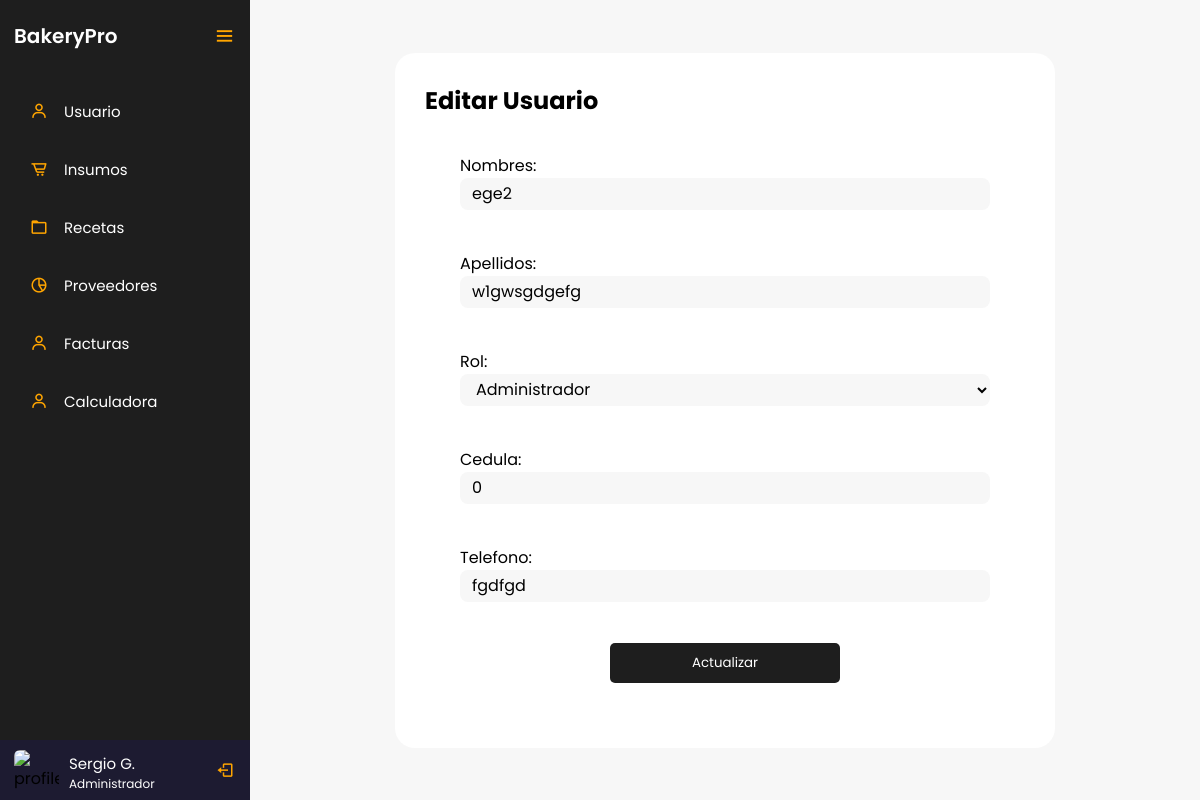
The app's page /controlador/usuarios/editar.php?id=26 (signed in) with its own data.
### tables this page shows
CREATE TABLE `tblusuario` (
  `IdUsuario` int(3) NOT NULL,
  `Nombres` varchar(20) NOT NULL,
  `Apellidos` varchar(20) NOT NULL,
  `IdRol` int(3) NOT NULL,
  `Cedula` decimal(10,0) NOT NULL,
  `Telefono` varchar(20) NOT NULL,
  `Password` varchar(10) NOT NULL
);

CREATE TABLE `tblroles` (
  `IdRol` int(3) NOT NULL,
  `Rol` varchar(20) NOT NULL
);

### controlador/usuarios/editar.php (the view, shortened to what this page needs)
<?php
    $servername = "localhost";
    $username = "root";
    $password = "";
    $dbname = "bakerypro";
    $conexion = mysqli_connect($servername, $username, $password, $dbname);
    $cedula = $_SESSION['cedula'];
    $sql = "SELECT Nombres, Apellidos, Rol FROM tblusuario INNER JOIN tblroles ON tblusuario.IdRol = tblroles.IdRol WHERE Cedula = $cedula";
    $resultado = mysqli_query($conexion, $sql);
    if (mysqli_num_rows($resultado) > 0) {
        $fila = mysqli_fetch_assoc($resultado);
        $nombre = $fila["Nombres"] . " " . $fila["Apellidos"];
        $rol = $fila["Rol"];
    } else {
        $nombre = "Nombre de usuario";
        $rol = "Rol de usuario";
    }
?>
<!DOCTYPE html>
<html lang="en">
<head>
    <link href='https://unpkg.com/boxicons@2.0.7/css/boxicons.min.css' rel='stylesheet'>
    <link rel="stylesheet" href="../../vista/style/styles.css">
</head>
    <div class="sidebar open">
        <div class="logo-details">
            <a href="../../dashboard.php" class="logo_link">
                <span class="logo_name">BakeryPro</span>
            </a>
            <i class='bx bx-menu' id="btn" ></i>
        </div>
        <ul class="nav-list">
            <li>
                <a href="../../vista/html/usuarios.php">
                    <i class='bx bx-user' ></i>
                    <span class="links_name">Usuario</span>
                </a>
            </li>
            <li>
                <a href="../../vista/html/insumos.php">
                    <i class='bx bx-cart-alt' ></i>
                    <span class="links_name">Insumos</span>
                </a>
            </li>
            <li>
                <a href="../../vista/html/vista/html/recetas.php">
                    <i class='bx bx-folder' ></i>
                    <span class="links_name">Recetas</span>
                </a>
            </li>
            <li>
                <a href="../../vista/html/proveedores.php">
                    <i class='bx bx-pie-chart-alt-2' ></i>
                    <span class="links_name">Proveedores</span>
                </a>
            </li>
            <li>
                <a href=".../../vista/html/facturas.php">
                    <i class='bx bx-user' ></i>
                    <span class="links_name">Facturas</span>
                </a>
            </li>
            <li>
                <a href="../../vista/html/calculadora.php">
                    <i class='bx bx-user' ></i>
                    <span class="links_name">Calculadora</span>
                </a>
            </li>
            <li class="profile">
                <div class="profile-details">
                    <img src="profile.jpg" alt="profileImg">
                    <div class="name_job">
                        <div class="name"><?php echo $nombre; ?></div>
                        <div class="job"><?php echo $rol; ?></div>
                    </div>
                </div>
                <a href="./controlador/login/logout.php" id="log_out">
                    <i class='bx bx-log-out'></i>
                </a>
            </li>
        </ul>
    </div>
    <section class="home-section">
        <div class="container">
            <h2>Editar Usuario</h2>
            <?php
                include '../../modelo/conexion.php';
                if (isset($_GET['id'])) {
                    $id = $_GET['id'];
                    $sql = "SELECT * FROM tblusuario INNER JOIN tblroles ON tblusuario.IdRol = tblroles.IdRol WHERE IdUsuario=$id";
                    $resultado = $conexion->query($sql);
                    if ($resultado->num_rows > 0) {
                        $fila = $resultado->fetch_assoc();
                    } else {
                        echo "<p>No se encontraron resultados para el ID proporcionado.</p>";
                        exit;
                    }
                } else {
                    echo "<p>Ingrese un ID para realizar la consulta.</p>";
                    exit;
                }
            ?>
            <form action="actualizar.php" method="post" class="form">
                <label for="nombres">Nombres:</label>
                <input type="text" name="nombres" value="<?php echo $fila['Nombres']; ?>" class="input"><br>
                <label for="apellidos">Apellidos:</label>
                <input type="text" name="apellidos" value="<?php echo $fila['Apellidos']; ?>" class="input"><br>
                <?php
                    include '../../modelo/conexion.php';
                    $sql = "SELECT * FROM tblroles";
                    $result = $conexion->query($sql);
                    echo "<label for='rol'>Rol:</label>
                    <select name='rol' id='opcion' class='input'>";
                    if ($result->num_rows > 0) {
                        while($row = $result->fetch_assoc()) {
                            echo "<option value='" . $row["IdRol"] . "' >" . $row["Rol"] . "</option>";
                        }
                    } else {
                        echo "0 results";
                    }
                    echo "</select>";
                ?>
                <br>
                <label for="cedula">Cedula:</label>
                <input type="text" name="cedula" value="<?php echo $fila['Cedula']; ?>" class="input"><br>
                <label for="telefono">Telefono:</label>
                <input type="text" name="telefono" value="<?php echo $fila['Telefono']; ?>" class="input"><br>
                <input type="submit" value="Actualizar" class="btn">
            </form>
        </div>
    </section>
</body>
</html>

### vista/style/styles.css (style rules this page uses)
:root { --orange: #d4894c; --white_trasnparent: #232830; --very-light-pink: #C7C7C7; --text-input-field: #F7F7F7; --hospital-green: #bd1515; --sm: 14px; --md: 16px; --lg: 18px; --yellow: #ffa500; --black: #201e1c; --white: #ffffff; --official-black:#1e1e1e; --official-red:#ffa500; --background-white:#f7f7f7; --card-white:#ffffff; }
* { margin: 0; padding: 0; box-sizing: border-box; font-family: "Poppins" , sans-serif; }
.sidebar { position: fixed; left: 0; top: 0; height: 100%; width: 78px; background: var(--official-black); padding: 6px 14px; z-index: 99; transition: all 0.5s ease; }
.sidebar.open { width: 250px; }
.sidebar .logo-details { height: 60px; display: flex; align-items: center; position: relative; }
.sidebar .logo-details .logo_name { color: #fff; font-size: 20px; font-weight: 600; opacity: 0; transition: all 0.5s ease; }
.sidebar.open .logo-details .icon, .sidebar.open .logo-details .logo_name { opacity: 1; }
.sidebar .logo-details #btn { position: absolute; top: 50%; right: 0; transform: translateY(-50%); font-size: 22px; transition: all 0.4s ease; font-size: 23px; text-align: center; cursor: pointer; transition: all 0.5s ease; }
.sidebar.open .logo-details #btn { text-align: right; }
.sidebar i { color: var(--official-red); height: 60px; min-width: 50px; font-size: 28px; text-align: center; line-height: 60px; }
.sidebar .nav-list { margin-top: 20px; height: 100%; }
.sidebar li { position: relative; margin: 8px 0; list-style: none; }
.sidebar li a { display: flex; height: 100%; width: 100%; border-radius: 12px; align-items: center; text-decoration: none; transition: all 0.4s ease; }
.sidebar li a .links_name { color: #fff; font-size: 15px; font-weight: 400; white-space: nowrap; opacity: 0; pointer-events: none; transition: 0.4s; }
.sidebar.open li a .links_name { opacity: 1; pointer-events: auto; }
.sidebar li i { height: 50px; line-height: 50px; font-size: 18px; border-radius: 12px; }
.sidebar li.profile { position: fixed; height: 60px; width: 78px; left: 0; bottom: -8px; padding: 10px 14px; background: #1d1b31; transition: all 0.5s ease; overflow: hidden; }
.sidebar.open li.profile { width: 250px; }
.sidebar li .profile-details { display: flex; align-items: center; flex-wrap: nowrap; }
.sidebar li img { height: 45px; width: 45px; object-fit: cover; border-radius: 6px; margin-right: 10px; }
.sidebar li.profile .name, .sidebar li.profile .job { font-size: 15px; font-weight: 400; color: #fff; white-space: nowrap; }
.sidebar li.profile .job { font-size: 12px; }
.sidebar .profile #log_out { position: absolute; top: 50%; right: 0; transform: translateY(-50%); background: #1d1b31; width: 100%; height: 60px; line-height: 60px; border-radius: 0px; transition: all 0.5s ease; }
.sidebar.open .profile #log_out { width: 50px; background: none; }
.logo_link { text-decoration: none; }
.home-section { position: relative; background: var(--background-white); min-height: 100vh; display: flex; top: 0; left: 78px; width: calc(100% - 78px); transition: all 0.5s ease; z-index: 2; justify-content: center; align-items: center; }
.sidebar.open ~ .home-section { left: 250px; width: calc(100% - 250px); }
.container { height: auto; background: var(--card-white); padding: 30px; border-radius: 20px; }
.form { display: flex; flex-direction: column; width: 600px; padding: 35px; }
.input { background-color: var(--text-input-field); border: none; border-radius: 8px; height: 32px; font-size: var(--md); padding: 6px 12px; width: 100%; margin-bottom: 16px; }
.btn { width: 230px; height: 40px; border: none; border-radius: 5px; transition: 1s; color: var(--white); background: var(--official-black); cursor: pointer; margin: 0 auto; }
a { text-decoration: none; color: black; }

### records on screen
tblusuario: nombre "Sergio G.", IdRol.Rol "Administrador"
tblusuario: nombres "ege2", apellidos "w1gwsgdgefg", cedula "0", telefono "fgdfgd"

### other values on screen
form field rol "Administrador"
